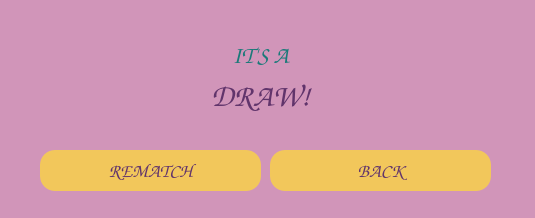
<?xml version="1.0" encoding="UTF-8"?>
<ui version="4.0">
 <class>MainWindow</class>
 <widget class="QMainWindow" name="MainWindow">
  <property name="geometry">
   <rect>
    <x>0</x>
    <y>0</y>
    <width>535</width>
    <height>218</height>
   </rect>
  </property>
  <property name="windowTitle">
   <string>MainWindow</string>
  </property>
  <widget class="QWidget" name="centralwidget">
   <widget class="QTextBrowser" name="textBrowser_2">
    <property name="geometry">
     <rect>
      <x>-20</x>
      <y>-20</y>
      <width>571</width>
      <height>281</height>
     </rect>
    </property>
    <property name="styleSheet">
     <string notr="true">background-color: rgb(209, 149, 185);</string>
    </property>
   </widget>
   <widget class="QLabel" name="playername">
    <property name="geometry">
     <rect>
      <x>130</x>
      <y>30</y>
      <width>261</width>
      <height>51</height>
     </rect>
    </property>
    <property name="font">
     <font>
      <family>Comic Sans MS</family>
      <pointsize>18</pointsize>
      <weight>75</weight>
      <bold>true</bold>
     </font>
    </property>
    <property name="contextMenuPolicy">
     <enum>Qt::PreventContextMenu</enum>
    </property>
    <property name="accessibleDescription">
     <string>&lt;html&gt;&lt;head/&gt;&lt;body&gt;&lt;p&gt;&lt;br/&gt;&lt;/p&gt;&lt;/body&gt;&lt;/html&gt;</string>
    </property>
    <property name="layoutDirection">
     <enum>Qt::RightToLeft</enum>
    </property>
    <property name="styleSheet">
     <string notr="true">color: #1b7979;

</string>
    </property>
    <property name="text">
     <string>IT'S A</string>
    </property>
    <property name="alignment">
     <set>Qt::AlignCenter</set>
    </property>
   </widget>
   <widget class="QLabel" name="wins">
    <property name="geometry">
     <rect>
      <x>35</x>
      <y>70</y>
      <width>451</width>
      <height>51</height>
     </rect>
    </property>
    <property name="font">
     <font>
      <family>Comic Sans MS</family>
      <pointsize>24</pointsize>
      <weight>75</weight>
      <bold>true</bold>
     </font>
    </property>
    <property name="contextMenuPolicy">
     <enum>Qt::PreventContextMenu</enum>
    </property>
    <property name="accessibleDescription">
     <string>&lt;html&gt;&lt;head/&gt;&lt;body&gt;&lt;p&gt;&lt;br/&gt;&lt;/p&gt;&lt;/body&gt;&lt;/html&gt;</string>
    </property>
    <property name="layoutDirection">
     <enum>Qt::RightToLeft</enum>
    </property>
    <property name="styleSheet">
     <string notr="true">color: #61346b;

</string>
    </property>
    <property name="text">
     <string>DRAW!</string>
    </property>
    <property name="alignment">
     <set>Qt::AlignCenter</set>
    </property>
   </widget>
   <widget class="QPushButton" name="rematch">
    <property name="geometry">
     <rect>
      <x>40</x>
      <y>150</y>
      <width>221</width>
      <height>41</height>
     </rect>
    </property>
    <property name="font">
     <font>
      <family>Comic Sans MS</family>
      <pointsize>14</pointsize>
      <weight>75</weight>
      <bold>true</bold>
     </font>
    </property>
    <property name="styleSheet">
     <string notr="true">QPushButton {
    background-color: #f2c75b;  /* Background color */
    color: #61346b;               /* Text color */
    border-radius: 15px;          /* Rounded corners */
    padding: 10px;                /* Padding */
}
QPushButton:hover {
    background-color: #d1a95d;    /* Hover background color */
}
</string>
    </property>
    <property name="text">
     <string>REMATCH</string>
    </property>
   </widget>
   <widget class="QPushButton" name="back">
    <property name="geometry">
     <rect>
      <x>270</x>
      <y>150</y>
      <width>221</width>
      <height>41</height>
     </rect>
    </property>
    <property name="font">
     <font>
      <family>Comic Sans MS</family>
      <pointsize>14</pointsize>
      <weight>75</weight>
      <bold>true</bold>
     </font>
    </property>
    <property name="styleSheet">
     <string notr="true">QPushButton {
    background-color: #f2c75b;  /* Background color */
    color: #61346b;               /* Text color */
    border-radius: 15px;          /* Rounded corners */
    padding: 10px;                /* Padding */
}
QPushButton:hover {
    background-color: #d1a95d;    /* Hover background color */
}
</string>
    </property>
    <property name="text">
     <string>BACK</string>
    </property>
   </widget>
  </widget>
 </widget>
 <resources/>
 <connections/>
</ui>
